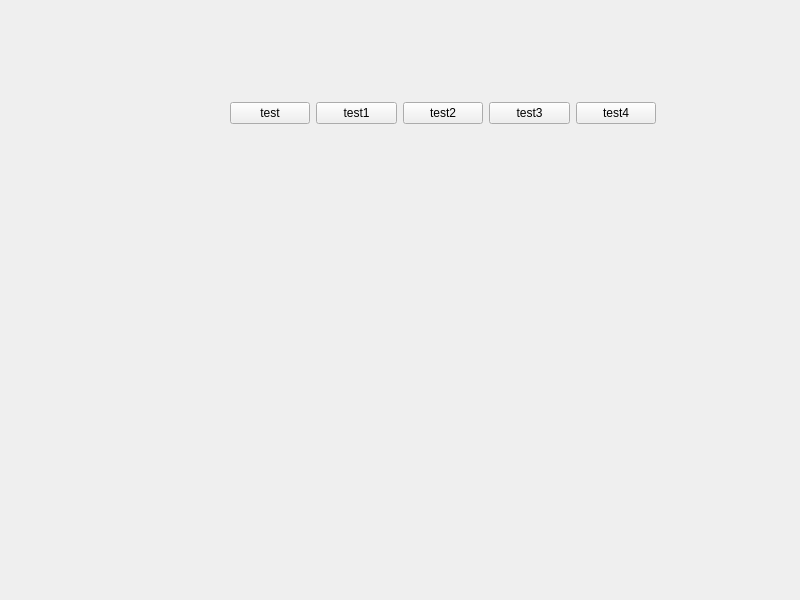
<?xml version="1.0" encoding="UTF-8"?>
<ui version="4.0">
 <class>mianWidget</class>
 <widget class="QWidget" name="mianWidget">
  <property name="geometry">
   <rect>
    <x>0</x>
    <y>0</y>
    <width>800</width>
    <height>600</height>
   </rect>
  </property>
  <property name="windowTitle">
   <string>mianWidget</string>
  </property>
  <widget class="QWidget" name="">
   <property name="geometry">
    <rect>
     <x>230</x>
     <y>100</y>
     <width>426</width>
     <height>27</height>
    </rect>
   </property>
   <layout class="QHBoxLayout" name="horizontalLayout">
    <item>
     <widget class="QPushButton" name="pushButton_test">
      <property name="text">
       <string>test</string>
      </property>
     </widget>
    </item>
    <item>
     <widget class="QPushButton" name="pushButton_test_5">
      <property name="text">
       <string>test1</string>
      </property>
     </widget>
    </item>
    <item>
     <widget class="QPushButton" name="pushButton_test_4">
      <property name="text">
       <string>test2</string>
      </property>
     </widget>
    </item>
    <item>
     <widget class="QPushButton" name="pushButton_test_2">
      <property name="text">
       <string>test3</string>
      </property>
     </widget>
    </item>
    <item>
     <widget class="QPushButton" name="pushButton_test_3">
      <property name="text">
       <string>test4</string>
      </property>
     </widget>
    </item>
   </layout>
  </widget>
 </widget>
 <resources/>
 <connections/>
</ui>
